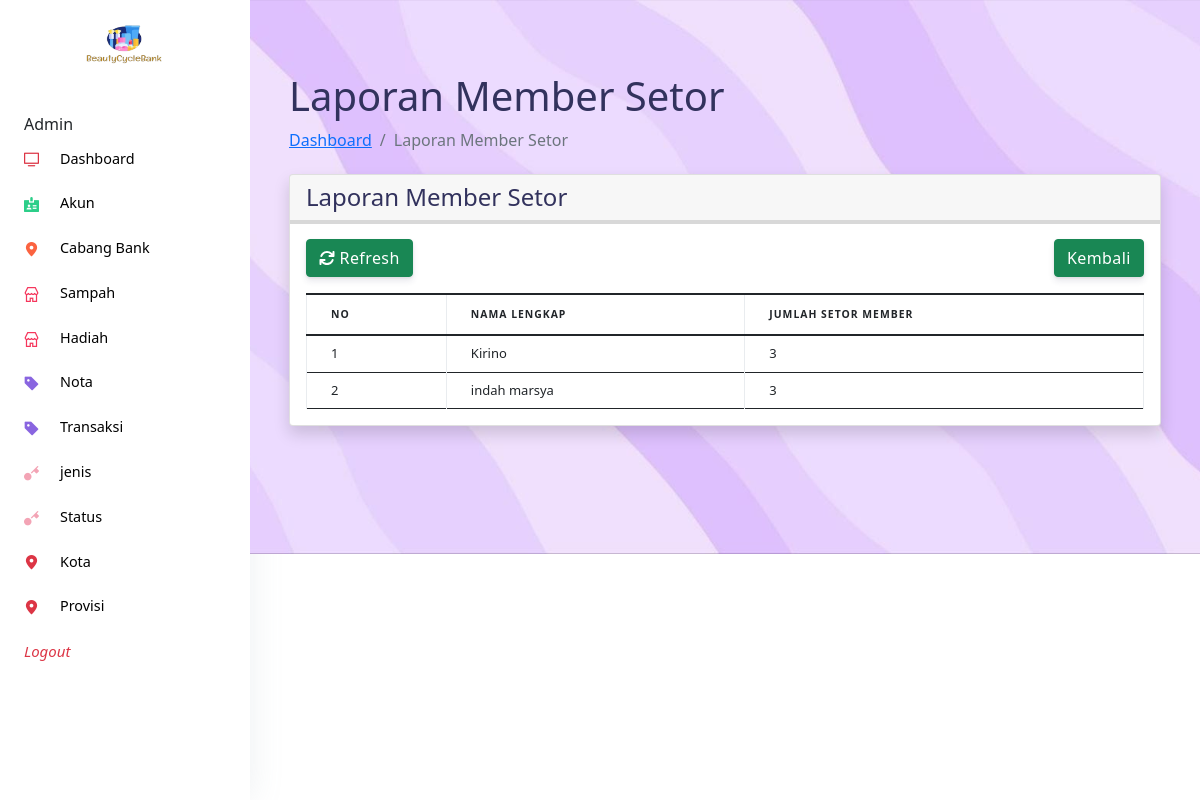
The app's page /admin/index.php?halaman=semualaporantransaksisetor with its own data.
### tables this page shows
CREATE TABLE `nota_setor` (
  `ID_Nota_Setor` varchar(100) NOT NULL,
  `ID_Akun` varchar(100) NOT NULL,
  `Tanggal_setor` date NOT NULL,
  `ID_Cabang_Bank` varchar(100) NOT NULL,
  `Total_Poin` int(100) NOT NULL,
  `ID_Statussetor` varchar(100) NOT NULL,
  `Bukti_Penyetoran` varchar(100) NOT NULL
);

CREATE TABLE `akun` (
  `ID_Akun` varchar(100) NOT NULL,
  `ID_jenis_akun` varchar(100) NOT NULL,
  `Nama_Lengkap` varchar(100) NOT NULL,
  `Alamat_Rumah` varchar(100) NOT NULL,
  `No_Hp` varchar(13) NOT NULL,
  `Email` varchar(50) NOT NULL,
  `Password` varchar(10) NOT NULL,
  `Total_Poin_Akun` int(11) NOT NULL
);

### admin/semua_laporan_transaksi_setor.php (the view, shortened to what this page needs)
<!DOCTYPE html>
<html lang="en">
<head>
  <link href="assets/js/plugins/nucleo/css/nucleo.css" rel="stylesheet" />
  <link href="assets/js/plugins/@fortawesome/fontawesome-free/css/all.min.css" rel="stylesheet" />
</head>
<div class="container-fluid px-4">
    <h1 class="mt-4">Laporan Member Setor</h1>
      <ol class="breadcrumb mt-2 bg-transparent">
        <li  class="breadcrumb-item"><a href="index.php">Dashboard</a></li>
          <li class="breadcrumb-item active">Laporan Member Setor</li>
      </ol>
<div class="card shadow" style="margin-top:22px">
    <div class="card-header border-4">
        <h4 class="mb-0">Laporan Member Setor</h4>
    </div>
<div class="card-body" style="margin-top:-1px">
<table id="datatablesSimple" class="table table-bordered border-dark" background="">
<thead>
    <a href="index.php?halaman=semualaporanmembersetor" class="btn btn-success square-btn-adjust" style="margin-bottom:16px"><i class="fa fa-refresh"></i> Refresh </a>
    <div style="float:right;" class="col-md-0">
        <input type="button" class="btn btn-success square-btn-adjust" style="margin-bottom:16px" class="fa fa-reply-all" value="Kembali" onclick="history.back(-1)"/>
    </div>
    <thead>
<tr>
    <th>No</th>
    <th>Nama Lengkap</th>
    <th>Jumlah Setor Member</th>
</tr>
</thead>
<tbody>
        <?php
        $nomor=1;
        $ambil= mysqli_query ($koneksi,"SELECT *, count(akun.ID_Akun) AS jumlah_setor_member FROM nota_setor INNER JOIN akun ON nota_setor.ID_Akun = akun.ID_Akun
        WHERE nota_setor.ID_Statussetor='SS000001' GROUP BY nota_setor.ID_Akun order by jumlah_setor_member desc limit 5");
        while($pecah=mysqli_fetch_array($ambil)){?>
        <tr>
            <td><?php echo $nomor++; ?></td>
            <td><?php echo $pecah['Nama_Lengkap']; ?></td>
            <td><?php echo $pecah['jumlah_setor_member']; ?></td>
                </tr>
              <?php } ?>
            </tbody>
          </table>
        </div>
      </div>
    </div>

### records on screen
nota_setor: ID_Akun.Nama_Lengkap "Kirino", jumlah_setor_member "3"
nota_setor: ID_Akun.Nama_Lengkap "indah marsya", jumlah_setor_member "3"
